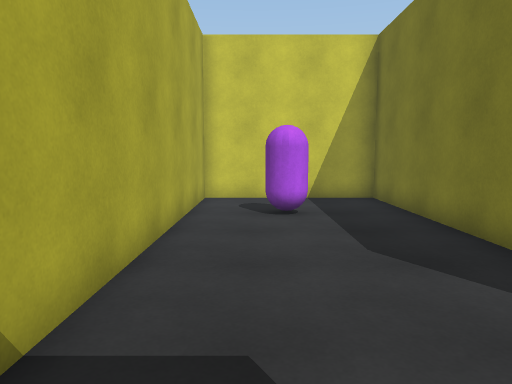
[1] (above)

13 first-person views from a walk through a 3-D level made in the Unity game engine. The camera is 1.4 m above the floor, tilts 6° down and sees 70° across. The floor is counted in squares, 1 m on a side. Each view is taken from the middle of a square. On the plan, view 1 faces up. The plan holds only what a view shows up to about 16 squares ahead; the rest is blank. The place goes on beyond the plan. The player character is not drawn.

[2]
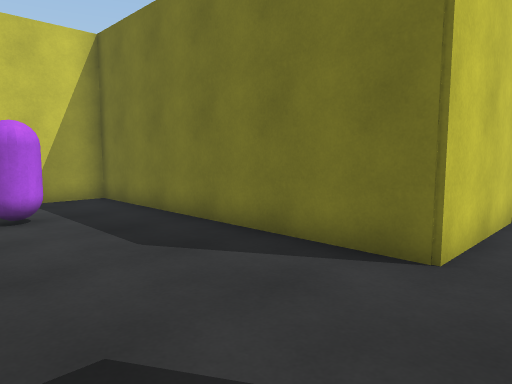

[3]
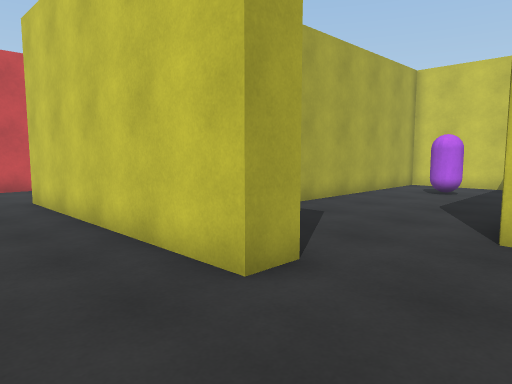

[4]
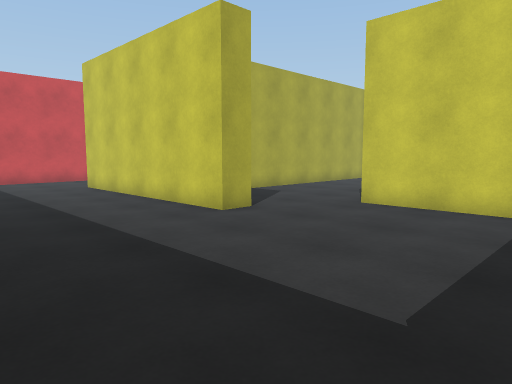

[5]
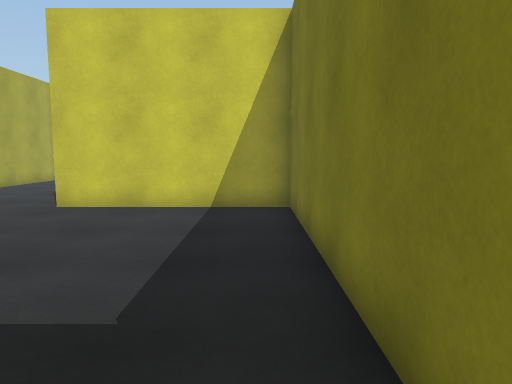

[6]
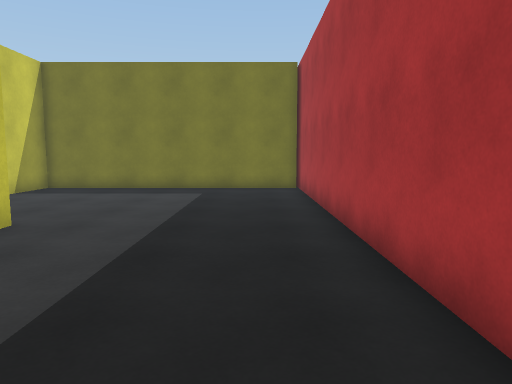

[7]
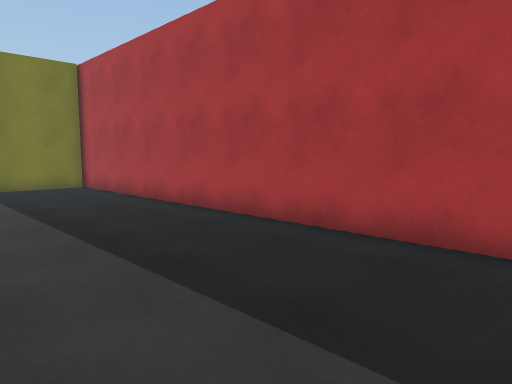

[8]
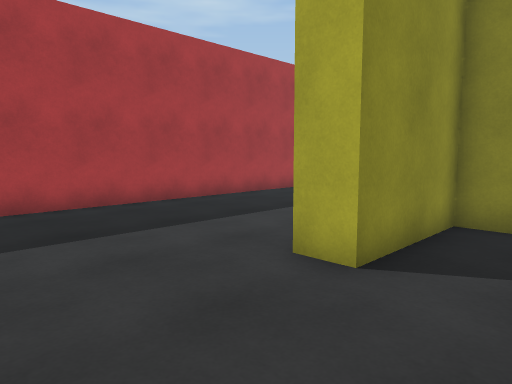

[9]
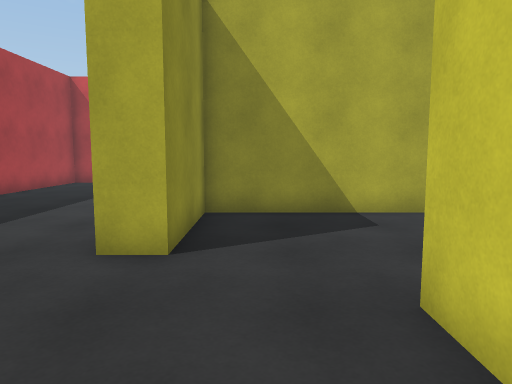

[10]
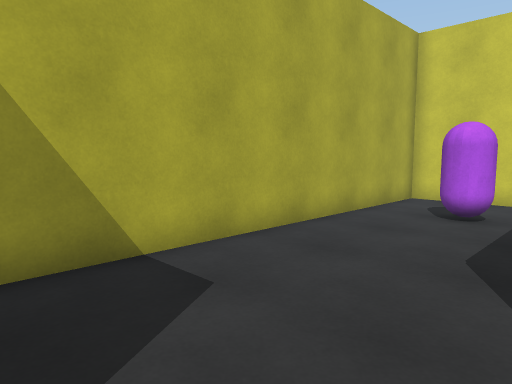

[11]
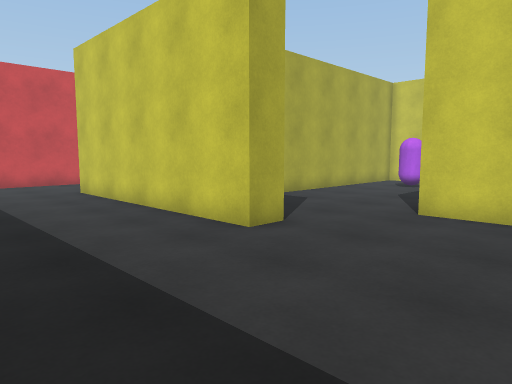

[12]
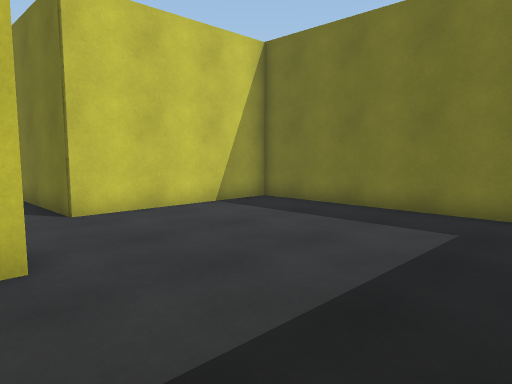

[13]
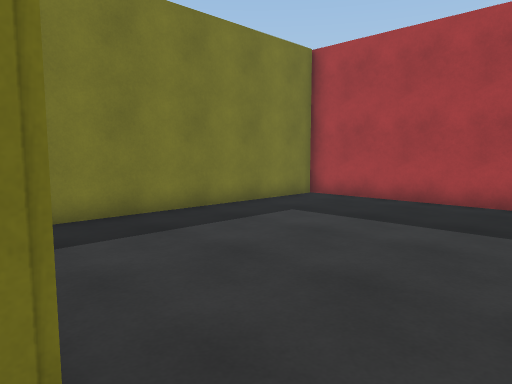

### Floor plan
Points are (right, up) in squares from view 1. A wall is a line through its corners. A room is listed if a view was taken in it or the views show most of it. See-through windows are left out.
Room 1 (views 1, 2, 10, 13)
walls: (3.7, 1.5) (3.7, 11.6) (-1.6, 11.6) (-1.6, -1.2) (2, -1.2)
ways out: opening at (3, 0) to room 2
objects: purple capsule (0, 8) to (1, 9)
Room 2 (views 3, 4, 5, 6, 7, 8, 9, 11, 12)
walls: (2, -1.2) (2, -2.2) (-6.5, -2.2); (9.9, -8.8) (9.9, 1.5) (3.7, 1.5); (-6.5, -8.7) (10.2, -8.7)
ways out: opening at (3, 0) to room 1

Where each view was taken, in squares from view 1:
view 1: 0 up, 0 right, facing up
view 2: 0 up, 1 left, facing up-right
view 3: 5 down, 5 right, facing up-left
view 4: 8 down, 9 right, facing up-left
view 5: 8 down, 9 right, facing up
view 6: 7 down, 5 left, facing right
view 7: 3 down, 6 left, facing down-right
view 8: 1 up, 6 right, facing down-left
view 9: 0 up, 7 right, facing left
view 10: 0 up, 3 right, facing up-left
view 11: 7 down, 7 right, facing up-left
view 12: 7 down, 1 right, facing up-right
view 13: 2 up, 2 right, facing down-right
